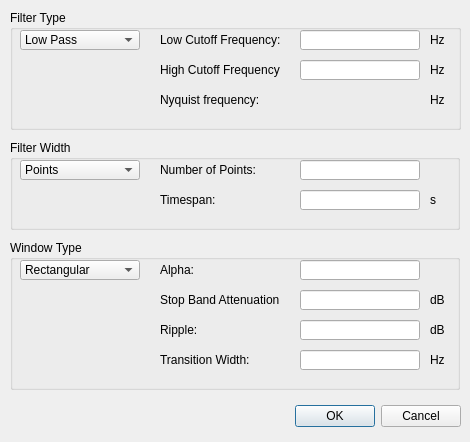
<?xml version="1.0" encoding="UTF-8"?>
<ui version="4.0">
 <class>FilterDialog</class>
 <widget class="QDialog" name="FilterDialog">
  <property name="geometry">
   <rect>
    <x>0</x>
    <y>0</y>
    <width>470</width>
    <height>442</height>
   </rect>
  </property>
  <property name="windowTitle">
   <string>Filter</string>
  </property>
  <property name="modal">
   <bool>false</bool>
  </property>
  <widget class="QDialogButtonBox" name="buttonBox">
   <property name="geometry">
    <rect>
     <x>120</x>
     <y>400</y>
     <width>341</width>
     <height>32</height>
    </rect>
   </property>
   <property name="orientation">
    <enum>Qt::Horizontal</enum>
   </property>
   <property name="standardButtons">
    <set>QDialogButtonBox::Cancel|QDialogButtonBox::Ok</set>
   </property>
  </widget>
  <widget class="QGroupBox" name="windowTypeGroupBox">
   <property name="geometry">
    <rect>
     <x>10</x>
     <y>240</y>
     <width>450</width>
     <height>150</height>
    </rect>
   </property>
   <property name="title">
    <string>Window Type</string>
   </property>
   <widget class="QComboBox" name="windowTypeComboBox">
    <property name="geometry">
     <rect>
      <x>10</x>
      <y>20</y>
      <width>120</width>
      <height>20</height>
     </rect>
    </property>
    <item>
     <property name="text">
      <string>Rectangular</string>
     </property>
    </item>
    <item>
     <property name="text">
      <string>Triangular</string>
     </property>
    </item>
    <item>
     <property name="text">
      <string>Hamming</string>
     </property>
    </item>
    <item>
     <property name="text">
      <string>Hanning</string>
     </property>
    </item>
    <item>
     <property name="text">
      <string>Kaiser</string>
     </property>
    </item>
    <item>
     <property name="text">
      <string>Chebyshev</string>
     </property>
    </item>
   </widget>
   <widget class="QLabel" name="stopBandAttenuationUnit">
    <property name="geometry">
     <rect>
      <x>420</x>
      <y>50</y>
      <width>20</width>
      <height>20</height>
     </rect>
    </property>
    <property name="text">
     <string>dB</string>
    </property>
   </widget>
   <widget class="QLabel" name="rippleUnit">
    <property name="geometry">
     <rect>
      <x>420</x>
      <y>80</y>
      <width>20</width>
      <height>20</height>
     </rect>
    </property>
    <property name="text">
     <string>dB</string>
    </property>
   </widget>
   <widget class="QLabel" name="transitionWidthUnit">
    <property name="geometry">
     <rect>
      <x>420</x>
      <y>110</y>
      <width>20</width>
      <height>20</height>
     </rect>
    </property>
    <property name="text">
     <string>Hz</string>
    </property>
   </widget>
   <widget class="QLineEdit" name="transitionWidthText">
    <property name="geometry">
     <rect>
      <x>290</x>
      <y>110</y>
      <width>120</width>
      <height>20</height>
     </rect>
    </property>
   </widget>
   <widget class="QLabel" name="transitionWidthLabel">
    <property name="geometry">
     <rect>
      <x>150</x>
      <y>110</y>
      <width>120</width>
      <height>20</height>
     </rect>
    </property>
    <property name="text">
     <string>Transition Width:</string>
    </property>
   </widget>
   <widget class="QLineEdit" name="rippleText">
    <property name="geometry">
     <rect>
      <x>290</x>
      <y>80</y>
      <width>120</width>
      <height>20</height>
     </rect>
    </property>
   </widget>
   <widget class="QLabel" name="rippleLabel">
    <property name="geometry">
     <rect>
      <x>150</x>
      <y>80</y>
      <width>120</width>
      <height>20</height>
     </rect>
    </property>
    <property name="text">
     <string>Ripple:</string>
    </property>
   </widget>
   <widget class="QLabel" name="stopBandAttenuationLabel">
    <property name="geometry">
     <rect>
      <x>150</x>
      <y>50</y>
      <width>120</width>
      <height>20</height>
     </rect>
    </property>
    <property name="text">
     <string>Stop Band Attenuation:</string>
    </property>
   </widget>
   <widget class="QLineEdit" name="stopBandAttenuationText">
    <property name="geometry">
     <rect>
      <x>290</x>
      <y>50</y>
      <width>120</width>
      <height>20</height>
     </rect>
    </property>
   </widget>
   <widget class="QLabel" name="alphaLabel">
    <property name="geometry">
     <rect>
      <x>150</x>
      <y>20</y>
      <width>120</width>
      <height>20</height>
     </rect>
    </property>
    <property name="text">
     <string>Alpha:</string>
    </property>
   </widget>
   <widget class="QLineEdit" name="alphaText">
    <property name="geometry">
     <rect>
      <x>290</x>
      <y>20</y>
      <width>120</width>
      <height>20</height>
     </rect>
    </property>
   </widget>
  </widget>
  <widget class="QGroupBox" name="filterTypeGroupBox">
   <property name="geometry">
    <rect>
     <x>10</x>
     <y>10</y>
     <width>451</width>
     <height>120</height>
    </rect>
   </property>
   <property name="title">
    <string>Filter Type</string>
   </property>
   <widget class="QComboBox" name="filterTypeComboBox">
    <property name="geometry">
     <rect>
      <x>10</x>
      <y>20</y>
      <width>120</width>
      <height>20</height>
     </rect>
    </property>
    <item>
     <property name="text">
      <string>Low Pass</string>
     </property>
    </item>
    <item>
     <property name="text">
      <string>High Pass</string>
     </property>
    </item>
    <item>
     <property name="text">
      <string>Band Pass</string>
     </property>
    </item>
    <item>
     <property name="text">
      <string>Band Stop</string>
     </property>
    </item>
   </widget>
   <widget class="QLabel" name="lowCutoffFreqUnit">
    <property name="geometry">
     <rect>
      <x>420</x>
      <y>20</y>
      <width>20</width>
      <height>20</height>
     </rect>
    </property>
    <property name="text">
     <string>Hz</string>
    </property>
   </widget>
   <widget class="QLabel" name="highCutoffFreqUnit">
    <property name="geometry">
     <rect>
      <x>420</x>
      <y>50</y>
      <width>20</width>
      <height>20</height>
     </rect>
    </property>
    <property name="text">
     <string>Hz</string>
    </property>
   </widget>
   <widget class="QLabel" name="highCutoffFreqLabel">
    <property name="geometry">
     <rect>
      <x>150</x>
      <y>50</y>
      <width>120</width>
      <height>20</height>
     </rect>
    </property>
    <property name="text">
     <string>High Cutoff Frequency:</string>
    </property>
   </widget>
   <widget class="QLineEdit" name="highCutoffFreqText">
    <property name="geometry">
     <rect>
      <x>290</x>
      <y>50</y>
      <width>120</width>
      <height>20</height>
     </rect>
    </property>
   </widget>
   <widget class="QLabel" name="lowCutoffFreqLabel">
    <property name="geometry">
     <rect>
      <x>150</x>
      <y>20</y>
      <width>120</width>
      <height>20</height>
     </rect>
    </property>
    <property name="text">
     <string>Low Cutoff Frequency:</string>
    </property>
   </widget>
   <widget class="QLineEdit" name="lowCutoffFreqText">
    <property name="geometry">
     <rect>
      <x>290</x>
      <y>20</y>
      <width>120</width>
      <height>20</height>
     </rect>
    </property>
   </widget>
   <widget class="QLabel" name="nyquistFreqLabel">
    <property name="geometry">
     <rect>
      <x>150</x>
      <y>80</y>
      <width>120</width>
      <height>20</height>
     </rect>
    </property>
    <property name="text">
     <string>Nyquist frequency:</string>
    </property>
   </widget>
   <widget class="QLabel" name="nyquistFreqText">
    <property name="geometry">
     <rect>
      <x>290</x>
      <y>80</y>
      <width>120</width>
      <height>20</height>
     </rect>
    </property>
    <property name="text">
     <string/>
    </property>
    <property name="indent">
     <number>3</number>
    </property>
   </widget>
   <widget class="QLabel" name="nyquistFreqUnit">
    <property name="geometry">
     <rect>
      <x>420</x>
      <y>80</y>
      <width>20</width>
      <height>20</height>
     </rect>
    </property>
    <property name="text">
     <string>Hz</string>
    </property>
   </widget>
  </widget>
  <widget class="QGroupBox" name="filterWidthGroupBox">
   <property name="geometry">
    <rect>
     <x>10</x>
     <y>140</y>
     <width>450</width>
     <height>90</height>
    </rect>
   </property>
   <property name="title">
    <string>Filter Width</string>
   </property>
   <widget class="QComboBox" name="filterWidthComboBox">
    <property name="geometry">
     <rect>
      <x>10</x>
      <y>20</y>
      <width>120</width>
      <height>20</height>
     </rect>
    </property>
    <item>
     <property name="text">
      <string>Points</string>
     </property>
    </item>
    <item>
     <property name="text">
      <string>Time</string>
     </property>
    </item>
   </widget>
   <widget class="QLabel" name="numPointsLabel">
    <property name="geometry">
     <rect>
      <x>150</x>
      <y>20</y>
      <width>120</width>
      <height>20</height>
     </rect>
    </property>
    <property name="text">
     <string>Number of Points:</string>
    </property>
   </widget>
   <widget class="QLineEdit" name="numPointsText">
    <property name="geometry">
     <rect>
      <x>290</x>
      <y>20</y>
      <width>120</width>
      <height>20</height>
     </rect>
    </property>
   </widget>
   <widget class="QLabel" name="timespanLabel">
    <property name="geometry">
     <rect>
      <x>150</x>
      <y>50</y>
      <width>120</width>
      <height>20</height>
     </rect>
    </property>
    <property name="text">
     <string>Timespan:</string>
    </property>
   </widget>
   <widget class="QLineEdit" name="timespanText">
    <property name="geometry">
     <rect>
      <x>290</x>
      <y>50</y>
      <width>120</width>
      <height>20</height>
     </rect>
    </property>
   </widget>
   <widget class="QLabel" name="timespanUnit">
    <property name="geometry">
     <rect>
      <x>420</x>
      <y>50</y>
      <width>20</width>
      <height>20</height>
     </rect>
    </property>
    <property name="text">
     <string>s</string>
    </property>
   </widget>
  </widget>
 </widget>
 <tabstops>
  <tabstop>filterTypeComboBox</tabstop>
  <tabstop>lowCutoffFreqText</tabstop>
  <tabstop>highCutoffFreqText</tabstop>
  <tabstop>filterWidthComboBox</tabstop>
  <tabstop>numPointsText</tabstop>
  <tabstop>timespanText</tabstop>
  <tabstop>windowTypeComboBox</tabstop>
  <tabstop>alphaText</tabstop>
  <tabstop>stopBandAttenuationText</tabstop>
  <tabstop>rippleText</tabstop>
  <tabstop>transitionWidthText</tabstop>
 </tabstops>
 <resources/>
 <connections>
  <connection>
   <sender>buttonBox</sender>
   <signal>accepted()</signal>
   <receiver>FilterDialog</receiver>
   <slot>accept()</slot>
   <hints>
    <hint type="sourcelabel">
     <x>248</x>
     <y>400</y>
    </hint>
    <hint type="destinationlabel">
     <x>157</x>
     <y>274</y>
    </hint>
   </hints>
  </connection>
  <connection>
   <sender>buttonBox</sender>
   <signal>rejected()</signal>
   <receiver>FilterDialog</receiver>
   <slot>reject()</slot>
   <hints>
    <hint type="sourcelabel">
     <x>316</x>
     <y>400</y>
    </hint>
    <hint type="destinationlabel">
     <x>286</x>
     <y>274</y>
    </hint>
   </hints>
  </connection>
 </connections>
</ui>
